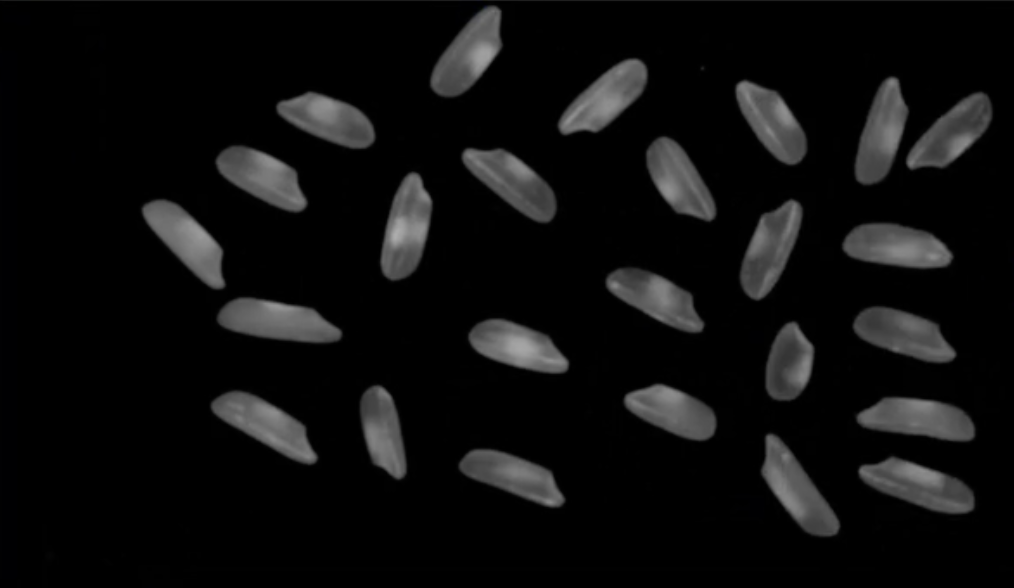
//> input picture OpenCV/图像距离变换/img.png, 1014 x 588 px
$ ./main   (built with g++ and OpenCV 4)
//> lines starting //> are read from the running program, lines starting //| are printed output that depends on the picture; after the words box and inside, x2 and y2 are one past the last pixel; in counts of white or black regions, pixels touching at a corner belong together
/*
    作者: btx
    日期: 23-7-12
    功能：图像距离变换
    ·常用距离
    CV_DIST_L1 街区距离
    CV_DIST_L2：欧式距离
    CV_DIST_C：棋盘距离
    cv::distanceTransform（
          cv::InputArray image, // 输入二值图像，必须是单通道的8位无符号整数图像。
          cv::OutArray   result, // 存储的计算得到的结果
          int            distanceType,  // 距离类型参数
          int            maskSize, // 掩模大小参数
                                   //     CV_DIST_MASK_5：使用5x5的掩模进行计算。
                                   //     CV_DIST_MASK_3：使用3x3的掩模进行计算。
                                   //     CV_DIST_MASK_PRECISE：使用精确算法进行计算，但速度较慢。
          int            dstType = CV_32F // 输出图像数据类型，默认CV_32F，可选CV_8U
    ）

*/
#include <opencv2/opencv.hpp>
using namespace cv;
using namespace std;
// 显示图像
void showImg(String name, Mat img) {
    // 通过namedWindow实现窗口大小可调节，注意name必须一致
    namedWindow(name, WINDOW_FREERATIO);
    imshow(name, img);
}

int main()
{
    // 构建矩阵
    Mat a = (Mat_<uchar>(5, 5) << 1, 1, 1, 1, 1,
        1, 1, 1, 1, 1,
        1, 1, 0, 1, 1,
        1, 1, 1, 1, 1,
        1, 1, 1, 1, 1);
    Mat dist_L1, dist_L2, dist_C;
    // 计算街区距离
    distanceTransform(a, dist_L1, 1, 3, CV_8U);
    cout << "街区距离:" << endl << dist_L1 << endl;
    // 计算欧式距离
    distanceTransform(a, dist_L2, 2, 5, CV_8U);
    cout << "欧式距离:" << endl << dist_L2 << endl;
    // 计算棋盘距离
    distanceTransform(a, dist_C, 3, 5, CV_8U);
    cout << "棋盘距离:" << endl << dist_C << endl;
    // 对图像进行变换
    // 原图
    Mat img = imread("./img.png",0);
//> img: 588 rows x 1014 cols, CV_8UC1; min 0, max 173, mean 14.2
    if (img.empty()) {
        printf("读入图片异常");
        return 0;
    }
    showImg("原图", img);
    Mat imgBW, imgBW_INV;
    // 二值化
    threshold(img, imgBW, 50, 255, THRESH_BINARY);
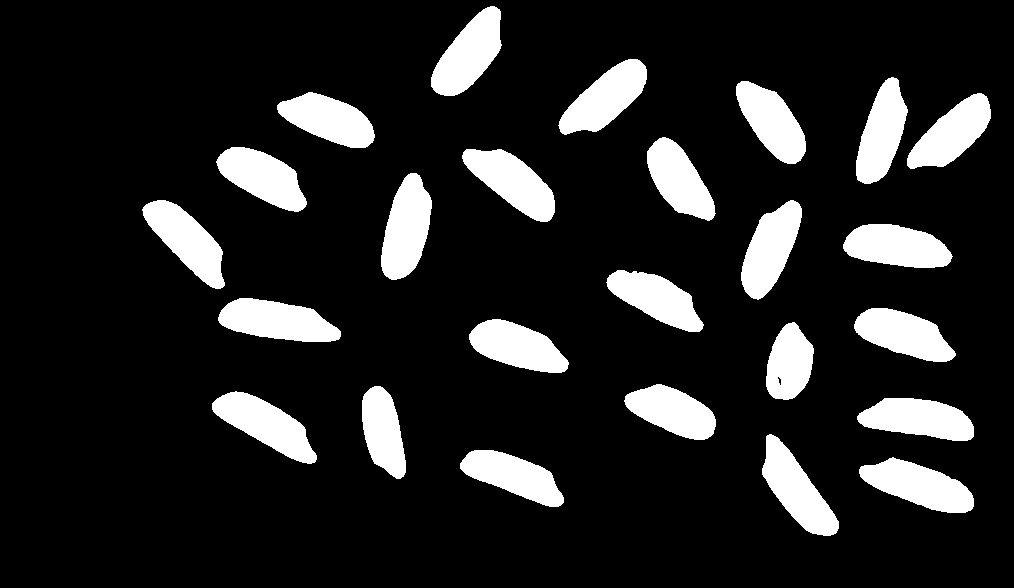
//> imgBW: 588 rows x 1014 cols, CV_8UC1; 14.4% white; 25 white regions, largest, box (x1, y1, x2, y2) and area: (218, 298, 341, 342) 3715, (381, 173, 432, 280) 3703, (859, 457, 974, 513) 3691
    threshold(img, imgBW_INV, 50, 255, THRESH_BINARY_INV);
    // 距离变换
    Mat dist, dist_INV;
    distanceTransform(imgBW, dist, 1, 3, CV_32F);
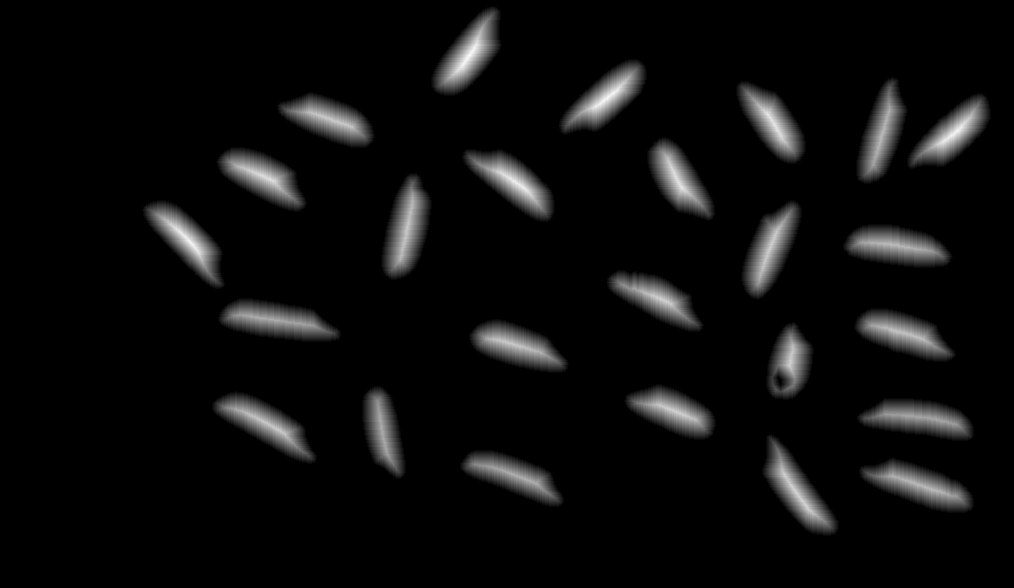
//> dist: 588 rows x 1014 cols, CV_32FC1; min 0, max 28, mean 1.4; drawn with min black and max white
    convertScaleAbs(dist,dist);
//> dist: 588 rows x 1014 cols, CV_8UC1
    distanceTransform(imgBW_INV, dist_INV, 1, 3, CV_8U);
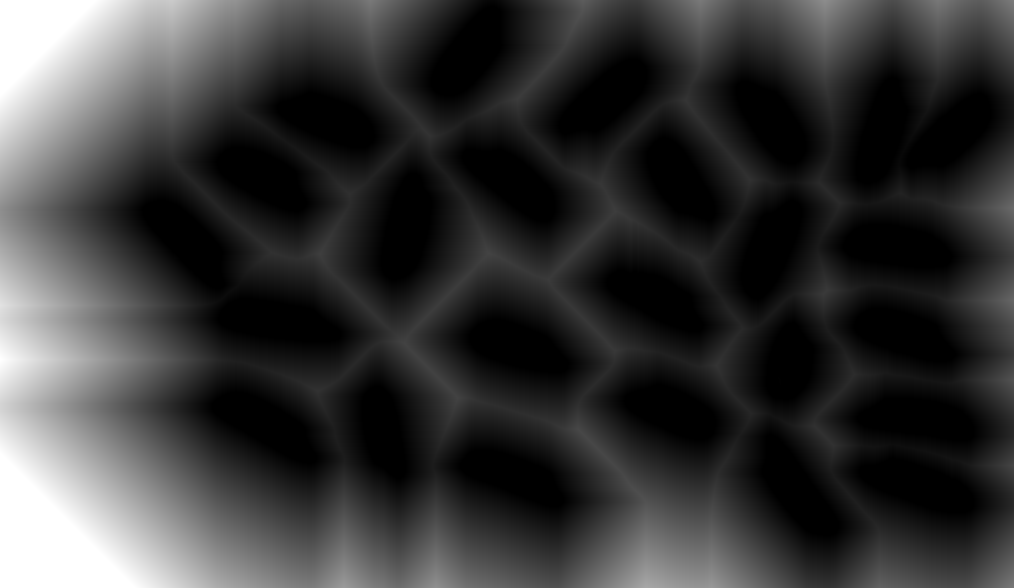
//> dist_INV: 588 rows x 1014 cols, CV_8UC1; min 0, max 255, mean 55.4
    showImg("dist", dist);
    showImg("imgBW", imgBW);
    showImg("dist_INV", dist_INV);
    showImg("imgBW_INV", imgBW_INV);

    waitKey(0);
    destroyAllWindows();
    return 0;
}
